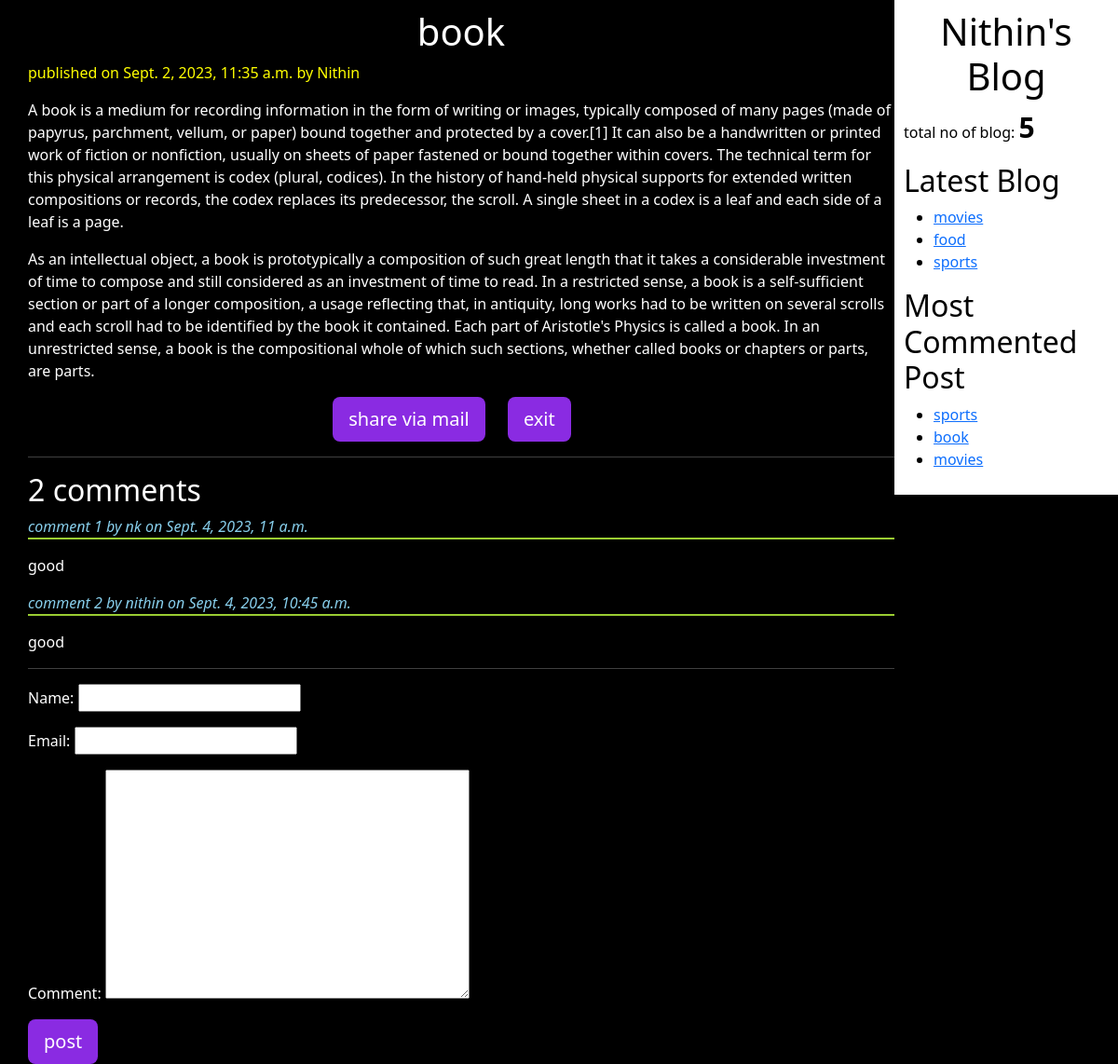
The app's page /2023/09/02/book/ with its own data.
### app/models.py (models this page shows, shortened)
class Post(models.Model):
	STATUS_CHOICES = (("draft","Draft"),("published","Published"))
	title = models.CharField(max_length=50)
	slug = models.SlugField(max_length = 50, unique_for_date='publish')
	author = models.ForeignKey(User, related_name='blog_project', on_delete = models.CASCADE)
	publish = models.DateTimeField(default = timezone.now)
	created = models.DateTimeField(auto_now_add=True)
	update = models.DateTimeField(auto_now=True)
	body = models.TextField()
	status = models.CharField(max_length = 50, choices = STATUS_CHOICES, default= "draft")
	objects = CustomManager()
	tags = TaggableManager()
	class Meta:
		ordering  = ("-publish",)
	def get_absolute_url(self):
		return reverse("detail", args = [self.publish.year, self.publish.strftime("%m"), self.publish.strftime("%d"), self.slug])

class Comment(models.Model):
	post = models.ForeignKey(Post, related_name = "cmt", on_delete = models.CASCADE)
	name = models.CharField(max_length=50)
	email = models.EmailField()
	comment = models.TextField()
	created = models.DateTimeField(auto_now_add=True)
	update = models.DateTimeField(auto_now=True)
	active = models.BooleanField(default =True)
	class Meta:
		ordering  = ("-created",)

### app/views.py (the view)
# urls.py: re_path(r"^(?P<year>\d{4})/(?P<month>\d{2})/(?P<day>\d{2})/(?P<slug>[-\w]+)/$", v.detail_view, name = "detail"),
def detail_view(request, year, month, day, slug):
	post = get_object_or_404(Post, slug = slug, status = "published", publish__year = year, publish__month = month, publish__day = day)
	comment = post.cmt.filter(active = True)
	csubmit = False
	if request.method == "POST":
		form = CommentForm(request.POST)
		if form.is_valid():
			new_comment = form.save(commit = False)
			new_comment.post = post
			new_comment.save()
			csubmit = True
	else:
		form = CommentForm()
	dict = {"post" : post, "form": form, "comment" : comment, "csubmit" : csubmit}
	return render(request = request, template_name = "app/post_detail.html", context = dict)

### app/forms.py
class CommentForm(forms.ModelForm):
    class Meta:
        model = Comment
        fields = ('name',"email", "comment")

### app/models.py (called while the page is built)
	def get_queryset(self):
		return super().get_queryset().filter(status = "published")

### app/templatetags/blog_tag.py (called while the page is built)
@register.simple_tag()
def count():
	return Post.objects.count()

@register.inclusion_tag("app/latest_blog.html")
def latest_blog():
	latest_blog = Post.objects.order_by("-publish")[:3]
	return {"latest_blog" : latest_blog}

@register.simple_tag()
def more_cmt(count = 3):
	return Post.objects.annotate(total_count = Count("cmt")).order_by("-total_count")[:count]

### templates/app/post_detail.html (shortened to what this page needs)
{% extends "app/base.html" %}
{% block body_block %}
	<h1>{{ post.title }}</h1>
	<p id = "pdate">published on {{ post.publish }} by {{ post.author|title }}</p>
	{{ post.body| linebreaks}}
	<div class="container" align="center">
		<a href="/{{ post.id }}/share" class = "btn btn-lg btn-sucess", id = "smail"> share via mail</a>
		<a href="{% url "home"%}" class = "btn btn-lg btn-sucess", id = "smail"> exit</a>
	</div>
	<hr>
	<h2>{{ comment.count }} comment{{ comment.count|pluralize }}</h2>
	{% if comment %}
		{% for c  in comment %}
			<p id = "cmt">comment {{ forloop.counter }} by {{ c.name }} on {{ c.created }}</p>
				{{ c.comment|linebreaks }}
		{% endfor %}
	{% else %}
		<h2>no comments yet!!!</h2>
	{% endif %}
	<hr>
	{% if csubmit %}
		<h2>comment added sucessfully</h2>
		<a href="{{ post.get_absolute_url }}" class = "btn btn-lg btn-sucess", id = "smail"> back</a>
	{% else %}
		<form method="POST">
			 {{ form.as_p }}
			 <input type="submit" name="" value="post" class = "btn btn-lg btn-sucess", id = "smail" >
		</form>
	{% endif %}
{% endblock body_block %}

### templates/app/base.html (shortened to what this page needs)
<!DOCTYPE html>
{% load static %}
{% load blog_tag %}
<html>
<head>
	<link href="https://cdn.jsdelivr.net/npm/bootstrap@5.3.1/dist/css/bootstrap.min.css" rel="stylesheet">
  	<link rel="stylesheet" type="text/css" href="{% static "app/base.css" %}">
</head>
<body>
	<div class = "content">
		{% block body_block %}
		{% endblock body_block %}
	</div>
	<div class="sidebar">
		<h1>Nithin's Blog</h1>
		<p>total no of blog: <span id = "blog_cnt"> {% count %}</span></p>
		<h2>Latest Blog</h2>
		{% latest_blog%}
		<h2>Most Commented Post</h2>
		{% more_cmt as mc %}
		<ul>
			{% for i in mc %}
			<li><a href="{{ i.get_absolute_url }}"> {{ i.title }}</a></li>
			{% endfor %}
		</ul>
	</div>
</body>
</html>

### templates/app/latest_blog.html
<ul>
	{% for i in latest_blog %}
	<li><a href="{{ i.get_absolute_url }}"> {{ i.title }}</a></li>
	{% endfor %}
</ul>

### static/app/base.css (style rules this page uses)
.content { color:white; background: black; float: left; width: 80%; height: 100%; padding: 10px 0px 0px 30px; }
.sidebar { color:black; background: white; float: right; width: 20%; height: 100%; padding: 10px; }
h1 { text-align : center; }
#pdate { color :yellow; }
body { background: black; }
#smail { background: blueviolet; color :white; margin-right: 20px; }
#cmt { color: skyblue; border-bottom: 2px solid yellowgreen; font-style: italic; }
#blog_cnt { font-weight: bold; font-size: 30px; }

### records on screen
Post: title "book", publish "Sept. 2, 2023, 11:35 a.m.", author "Nithin", body "A book is a medium for recording information in the form of writing or images, typically composed of many pages (made of papyrus, parchment, vellum, or paper) bound together and protected by a cover.[1] It can also be a handwritten or printed work of fiction or nonfiction, usually on sheets of paper fastened or bound together within covers. The technical term for this physical arrangement is codex (plural, codices). In the history of hand-held physical supports for extended written compositions or records, the codex replaces its predecessor, the scroll. A single sheet in a codex is a leaf and each side of a leaf is a page. As an intellectual object, a book is prototypically a composition of…"
Comment: name "nk", created "Sept. 4, 2023, 11 a.m.", comment "good"
Comment: name "nithin", created "Sept. 4, 2023, 10:45 a.m.", comment "good"
Post: title "movies"
Post: title "food"
Post: title "sports"

### other values on screen
{{ comment.count }} "2"
